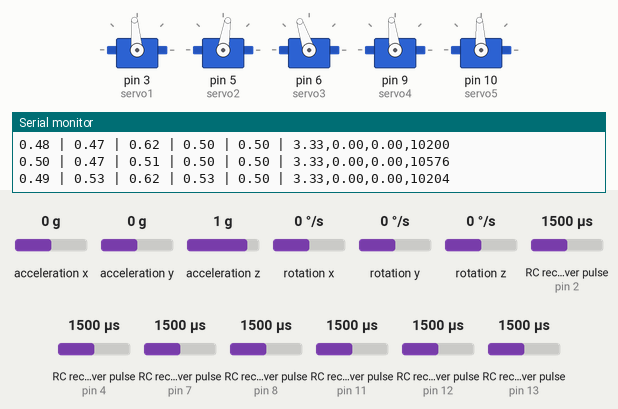
A sketch run on a simulated Arduino Uno, built with avr-gcc and run on an emulated ATmega328P. On the bench: 5 × servo, the last lines printed to the serial monitor. Wiring (inferred from the names in the program): 7 × RC receiver channel: data pin 2 / data pin 4 / data pin 7 / data pin 8 / data pin 11 / data pin 12 / data pin 13. Inputs (shaded band) come from the test bench; at power-on: rotation x 0 °/s, RC receiver pulse (sensors on pin 8, pin 2, pin 4, pin 7, pin 11, pin 12, pin 13) 1500 µs, acceleration z 1 g, acceleration x 0 g, acceleration y 0 g, rotation y 0 °/s, rotation z 0 °/s.

Above: at 1.2 s.
1.3 s: rotation x set to -192 °/s
At 2.21 s:
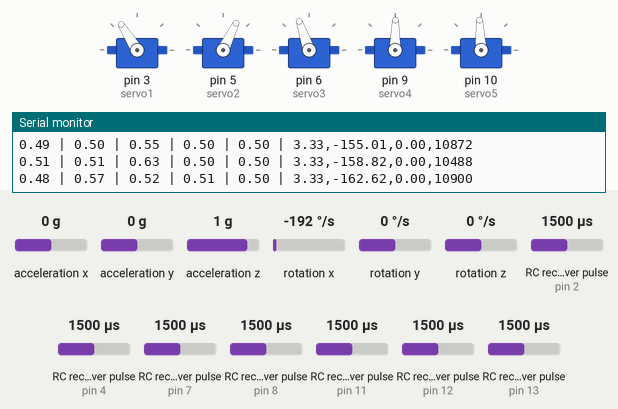
4.3 s: RC receiver pulse (sensor on pin 8) set to 1980 µs
At 5.1 s:
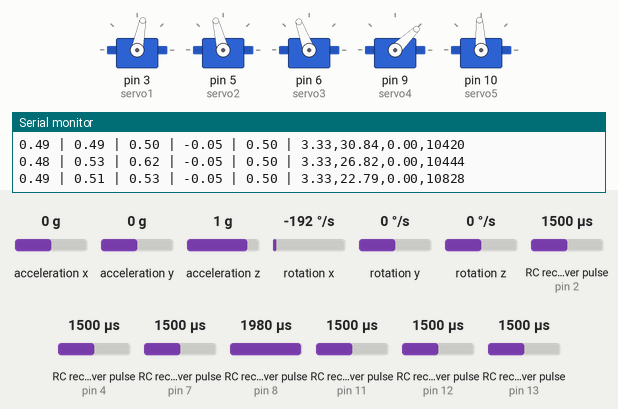
7.3 s: acceleration z set to 0 g
At 9.22 s:
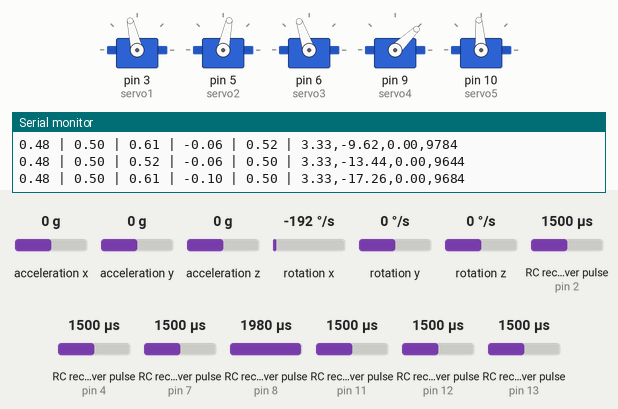
10.3 s: RC receiver pulse (sensor on pin 2) set to 1750 µs
At 11.05 s:
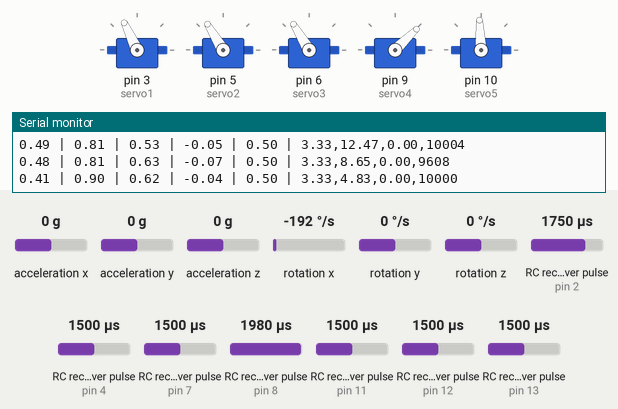
13.3 s: RC receiver pulse (sensor on pin 4) set to 1020 µs
16.3 s: RC receiver pulse (sensor on pin 7) set to 1020 µs
Timing chart, 0 to 20.3 s (numbered marks = the images above; inputs shaded):
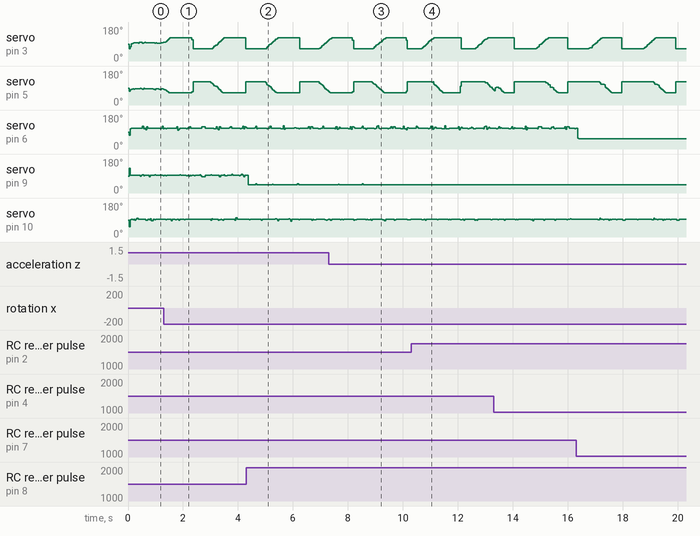

Measured:
- after the input at 10.3 s, servo on pin 9 (servo4): stays 44° (without the input it goes to 48° after 0.19 s)
- by itself, servo on pin 3 (servo1): ramps from 64° to 122° and jumps back, once every 2.0 s
- by itself, servo on pin 5 (servo2): ramps from 122° to 64° and jumps back, once every 2.0 s

The sketch:

fantomeControl.ino
```cpp
#include <PinChangeInterrupt.h>
#include <I2Cdev.h>
#include <MPU6050.h>
#if I2CDEV_IMPLEMENTATION == I2CDEV_ARDUINO_WIRE
    #include <Wire.h>
#endif
#include <MadgwickAHRS.h>
#include <Servo.h>
#include <MsTimer2.h>

#define MPU6050_PWR_MGMT_1   0x6B
#define MPU_ADDRESS  0x68
#define OUTPUT_READABLE_ACCELGYRO
Madgwick MadgwickFilter;
MPU6050 accelgyro;
Servo servo1;
Servo servo2;
Servo servo3;
Servo servo4;
Servo servo5;

int16_t ax, ay, az;
int16_t gx, gy, gz;
unsigned long starttime;
const byte channel_pin[] = {2, 4, 7, 8, 11, 12, 13};
volatile unsigned long rising_start[] = {0, 0, 0, 0, 0, 0, 0};
volatile long channel_length[] = {0, 0, 0, 0, 0, 0, 0};
float pwmout_1,pwmout_2,pwmout_3,pwmout_4,pwmout_5;
float out1,out2,out3,out4,out5;
float roll, pitch, yaw;
float ff_ail,ff_ele, ff_thr, ff_rud;


void setup() {
  ff_ail=0.5;
  ff_ele=0.5;
  ff_thr=0.0;
  ff_rud=0.5;
  pwmout_1 = 0.5;
  pwmout_2 = 0.5;
  pwmout_3 = 0.0;
  pwmout_4 = 0.5;
  pwmout_5 = 0.5;
  roll = 0.0;
  pitch = 0.0;
  yaw = 0.0;
  out1 = 1500;
  out2= 1500;
  out3 = 1000;
  out4 = 1500;
  out5 = 1500;
  Serial.begin(57600);

  pinMode(channel_pin[0], INPUT);
  pinMode(channel_pin[1], INPUT);
  pinMode(channel_pin[2], INPUT);
  pinMode(channel_pin[3], INPUT);
  pinMode(channel_pin[4], INPUT);
  pinMode(channel_pin[5], INPUT);
  pinMode(channel_pin[6], INPUT);
  servo1.attach(3);
  servo2.attach(5);
  servo3.attach(6);
  servo4.attach(9);
  servo5.attach(10);

  attachPinChangeInterrupt(digitalPinToPinChangeInterrupt(channel_pin[0]), onRising0, CHANGE);
  attachPinChangeInterrupt(digitalPinToPinChangeInterrupt(channel_pin[1]), onRising1, CHANGE);
  attachPinChangeInterrupt(digitalPinToPinChangeInterrupt(channel_pin[2]), onRising2, CHANGE);
  attachPinChangeInterrupt(digitalPinToPinChangeInterrupt(channel_pin[3]), onRising3, CHANGE);
  attachPinChangeInterrupt(digitalPinToPinChangeInterrupt(channel_pin[4]), onRising4, CHANGE);
  attachPinChangeInterrupt(digitalPinToPinChangeInterrupt(channel_pin[5]), onRising5, CHANGE);
  attachPinChangeInterrupt(digitalPinToPinChangeInterrupt(channel_pin[6]), onRising6, CHANGE);
  #if I2CDEV_IMPLEMENTATION == I2CDEV_ARDUINO_WIRE
      Wire.begin();
  #elif I2CDEV_IMPLEMENTATION == I2CDEV_BUILTIN_FASTWIRE
      Fastwire::setup(400, true);
  #endif
  Serial.println("Initializing I2C devices...");
  accelgyro.initialize();
  //accelgyro.testConnection();
  // verify connection
  Serial.println("Testing device connections...");
  Serial.println(accelgyro.testConnection() ? "MPU6050 connection successful" : "MPU6050 connection failed");
  MadgwickFilter.begin(1.0/20.0*1000.0); //Hz
  MsTimer2::set(40, timerFire);
  MsTimer2::start();
}

void processPin(byte pin) {
  uint8_t trigger = getPinChangeInterruptTrigger(digitalPinToPCINT(channel_pin[pin]));
  if(trigger == RISING) {
    rising_start[pin] = micros();
  } else if(trigger == FALLING) {
    volatile long  lenbuff =  micros() - rising_start[pin];
    if(int(lenbuff)>800 && int(lenbuff<2200)){
      channel_length[pin] = lenbuff;
    }
  }
}

void onRising0(void) {
  processPin(0);
}
void onRising1(void) {
  processPin(1);
}
void onRising2(void) {
  processPin(2);
}
void onRising3(void) {
  processPin(3);
}
void onRising4(void) {
  processPin(4);
}
void onRising5(void) {
  processPin(5);
}
void onRising6(void) {
  processPin(6);
}

void timerFire(void){
  servo1.writeMicroseconds(out1);
  servo2.writeMicroseconds(out2);
  servo3.writeMicroseconds(out3);
  servo4.writeMicroseconds(out4);
  servo5.writeMicroseconds(out5);
}

void updateAttitude(){
  accelgyro.getMotion6(&ax, &ay, &az, &gx, &gy, &gz);

  // 加速度値を分解能で割って加速度(G)に変換する
  float acc_x = ax / 16384.0;  //FS_SEL_0 16,384 LSB / g
  float acc_y = ay / 16384.0;
  float acc_z = az / 16384.0;

  // 角速度値を分解能で割って角速度(degrees per sec)に変換する
  float gyro_x = gx / 131.0;  // (度/s)
  float gyro_y = gy / 131.0;
  float gyro_z = gz / 131.0;
  //Madgwickフィルターを用いて、PRY（pitch, roll, yaw）を計算
  MadgwickFilter.updateIMU(gyro_x, gyro_y, gyro_z, acc_x, acc_y, acc_z);
}

void loop() {
  starttime = micros();
  updateAttitude();
  //PRYの計算結果を取得する
  float LP_gyro = 0.9;
  roll  = LP_gyro*MadgwickFilter.getPitchRadians()+(1-LP_gyro)*roll+3.0/57.0;
  pitch = LP_gyro*MadgwickFilter.getRollRadians()+(1-LP_gyro)*pitch;
  yaw   = LP_gyro*MadgwickFilter.getYawRadians()+(1-LP_gyro)*yaw;

  float LP_ff = 0.8;
  ff_ail = LP_ff*float(map(int(channel_length[0]), 1084, 1908, 0, 1000))/1000.0+(1.0-LP_ff)*ff_ail;
  ff_ele = LP_ff*float(map(int(channel_length[1]), 1096, 1932, 0, 1000))/1000.0+(1.0-LP_ff)*ff_ele;
  ff_thr = LP_ff*float(map(int(channel_length[2]), 1084, 1920, 0, 1000))/1000.0+(1.0-LP_ff)*ff_thr;
  ff_rud = LP_ff*(1.0-float(map(int(channel_length[3]), 1068, 1932, 0, 1000))/1000.0)+(1.0-LP_ff)*ff_rud;
  float autoswitch =1.0-float(map(int(channel_length[4]), 1068, 1932, 0, 1000))/1000.0;
  float missionswitch = float(map(int(channel_length[5]), 1068, 1932, 0, 1000))/1000.0;
  float bombswitch = float(map(int(channel_length[6]), 1068, 1932, 0, 1000))/1000.0;

  //スイッチによる切り替え
  float Kde = 0.0;
  float Kda = 0.0;
  float Kffa = 1.0;
  if(autoswitch>0.3){
    Kde = 0.7;
    Kda = 0.5;
    Kffa = 1.5;
  }

  //自動制御コマンド
  float de = -Kde*(pitch-10.0/57.0);
  float da = -Kda*roll;
  float dT = ff_thr;
  float dr = ff_rud;

  float LP_out = 0.5;
  pwmout_1 = LP_out*(de+da+ff_ele+Kffa*(ff_ail-0.5))+(1.0-LP_out)*pwmout_1;
  pwmout_2 = LP_out*(-de+da+1-(ff_ele-Kffa*(ff_ail-0.5)))+(1.0-LP_out)*pwmout_2;
  pwmout_3 = dT;
  pwmout_4 = dr-0.7*(da+(ff_ail-0.5));
  pwmout_5 = bombswitch;

  int pwmMax = 1800;
  int pwmMin = 1200;
  out1 = map(int(pwmout_1*50.0), 0, 50, pwmMin, pwmMax);
  if(out1<pwmMin){out1 = pwmMin;};
  if(out1>pwmMax){out1 = pwmMax;};
  out2 = map(int(pwmout_2*50.0), 0, 50, pwmMin, pwmMax);
  if(out2<pwmMin){out2 = pwmMin;};
  if(out2>pwmMax){out2 = pwmMax;};
  out3 = map(int(pwmout_3*200.0), 0, 200, 1100, 2200);
  if(out3<1100){out3 = 1100;};
  if(out3>2200){out3 = 2200;};
  out4 = map(int(pwmout_4*50.0), 0, 50, 1000, 2000);
  if(out4<1000){out4 = 1000;};
  if(out4>2000){out4 = 2000;};
  out5 = map(int(pwmout_5*50.0), 0, 50, 1100, 1900);
  if(out5<1100){out5 = 1100;};
  if(out5>1900){out5 = 1900;};

  Serial.print(ff_ele);
  Serial.print(" | ");
  Serial.print(ff_ail);
  Serial.print(" | ");
  Serial.print(ff_thr);
  Serial.print(" | ");
  Serial.print(ff_rud);
  Serial.print(" | ");
  Serial.print(autoswitch);
  Serial.print(" | ");
  Serial.print(roll*57.0);  Serial.print(",");
  Serial.print(pitch*57.0);  Serial.print(",");
  Serial.print(yaw*57.0);  Serial.print(",");
  unsigned long endtime = micros();
  Serial.print(endtime-starttime);  Serial.println("");
  delay(int(20-(endtime-starttime)/1000));
}
```
